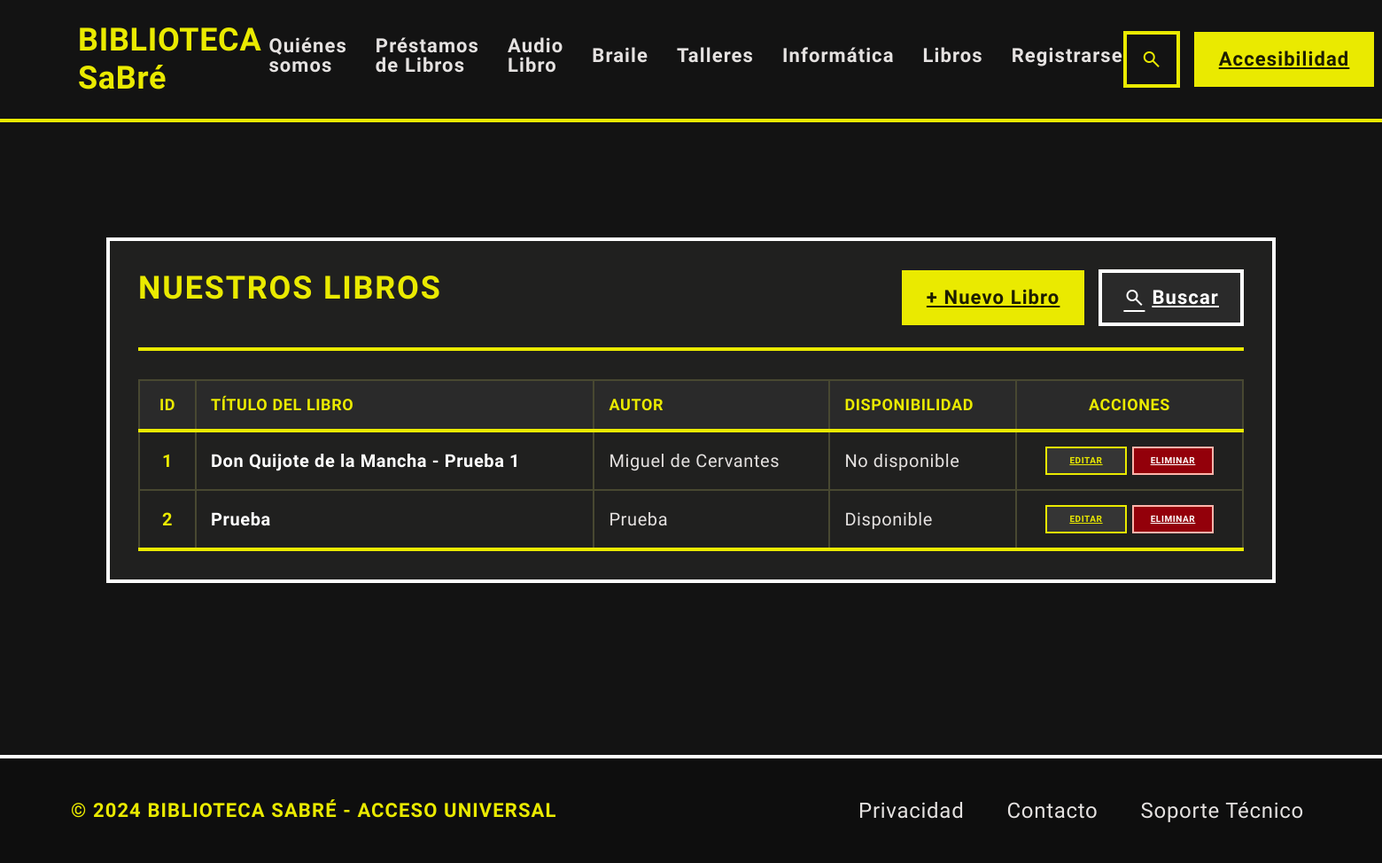
Page /libros/ (signed in) on the committed database.
### Administrador/models.py (models this page shows, shortened)
class Libros(models.Model):
    titulo_libro = models.CharField(max_length=100)
    autor = models.CharField(max_length=100)
    anio = models.IntegerField()
    genero_categoria = models.CharField(max_length=50)
    editorial = models.CharField(max_length=100)
    isbn = models.CharField(max_length=20, blank=True)
    disponibilidad = models.BooleanField(default=True)

### Administrador/views.py (the view)
# urls.py: path('libros/', views.mostrar_libros, name='libros'),
@staff_member_required
def mostrar_libros(request):
    libros = Libros.objects.all()
    context = {'libros': libros}
    return render(request, 'Administrador/libros.html', context=context)

### templates/Administrador/libros.html (shortened to what this page needs)
{% extends "Administrador/index.html" %}
{% load static %}
{% block codigoDinamico %}
<main class="main-content">
    <section class="products-section">
        <div class="products-header">
            <h1 class="section-title uppercase tracking-wider">
                NUESTROS LIBROS
            </h1>
            <div class="products-actions">
                <a href="{% url 'crear_libros' %}" class="btn-nuevo-libro">
                    + Nuevo Libro
                </a>
                <a href="{% url 'buscar_libros' %}" class="btn-buscar-libros">
                    <span class="material-symbols-outlined">
                    </span>
                    Buscar
                </a>
            </div>
        </div>
        <div class="table-container">
            <table class="products-table">
                <thead>
                    <tr>
                        <th class="th-id">ID</th>
                        <th>Título del Libro</th>
                        <th>Autor</th>
                        <th>Disponibilidad</th>
                        <th class="th-acciones">Acciones</th>
                    </tr>
                </thead>
                <tbody>
                    {% for p in libros %}
                    <tr>
                        <td class="td-id">
                            {{ forloop.counter }}
                        </td>
                        <td class="td-nombre">
                            {{ p.titulo_libro }}
                        </td>
                        <td>
                            {{ p.autor }}
                        </td>
                        <td>
                            {% if p.disponibilidad %}
                                Disponible
                            {% else %}
                                No disponible
                            {% endif %}
                        </td>
                        <td class="td-acciones">
                            <div class="action-buttons-group">
                                <a href="{% url 'editar_libro' p.id %}" class="btn-editar">
                                    Editar
                                </a>
                                <a href="{% url 'eliminar_libro' p.id %}" class="btn-eliminar">
                                    Eliminar
                                </a>
                            </div>
                        </td>
                    </tr>
                    {% empty %}
                    <tr>
                        <td colspan="5">
                            No hay libros disponibles.
                        </td>
                    </tr>
                    {% endfor %}
                </tbody>
            </table>
        </div>
    </section>
</main>
{% endblock codigoDinamico %}

### rows in the picture
Libros: titulo_libro "Don Quijote de la Mancha - Prueba 1", autor "Miguel de Cervantes", disponibilidad "No disponible"
Libros: titulo_libro "Prueba", autor "Prueba", disponibilidad "Disponible"
